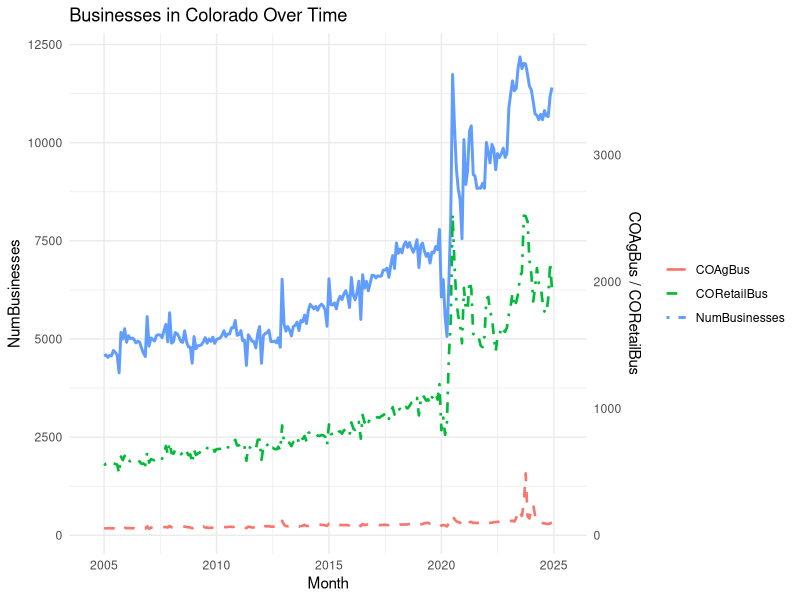

Write R code to recreate this figure.
## ---- chunk 1
# Setup
library(tidyverse)
library(lubridate)
theme_set(theme_minimal())

# Data
df <- readr::read_csv("../data/lecture01data.csv") |>
  mutate(Date = make_date(year = Year, month = Month, day = 1))

# (Optional) scale the secondary axis so lines share a similar range
rng1  <- range(df$NumBusinesses, na.rm = TRUE)
rng2  <- range(c(df$COAgBus, df$CORetailBus), na.rm = TRUE)
scale <- diff(rng1) / diff(rng2)
## ---- chunk 2
# Plot
ggplot(df, aes(x = Date)) +
  geom_line(aes(y = NumBusinesses, color = "NumBusinesses"), linewidth = 1) +
  geom_line(aes(y = COAgBus * scale, color = "COAgBus"), linewidth = 0.9, linetype = "dashed") +
  geom_line(aes(y = CORetailBus * scale, color = "CORetailBus"), linewidth = 0.9, linetype = "dotdash") +
  scale_y_continuous(
    name = "NumBusinesses",
    sec.axis = sec_axis(~ . / scale, name = "COAgBus / CORetailBus")
  ) +
  labs(x = "Month", color = NULL, title = "Businesses in Colorado Over Time") +
  guides(color = guide_legend(override.aes = list(linetype = c("solid","dashed","dotdash"))))
